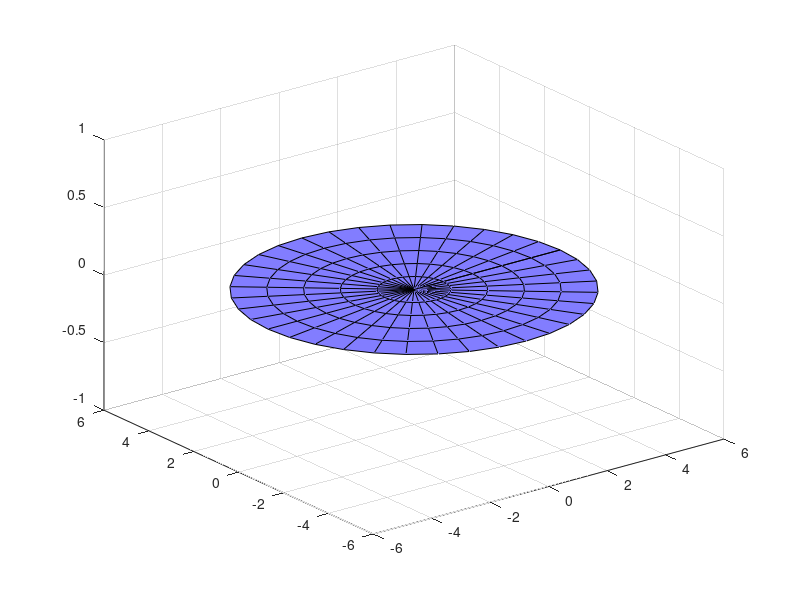

Write the MATLAB code that produced this figure. (Note: this script raises an error after producing the figure.)
%% Lab 3 by Cole Bardin     Section: 62
%% Systems of Linear Equations: Solutions and Visualization
%% Part A
%% Question 1: fprintf()
clc
% Set up A and b matrices
A = [1, 2, -3; 2, 1, -3];
b = [2; -2];
% Make augmented matrix
AM = [A, b];
% Print the size of the augmented matrix
fprintf("The size of the augmented matrix is: %d x %d\n", size(AM))
%% Question 2: rref()
clc
% Set up the A and b matrices
A = [1, 2, -3; 2, 1, -3];
b = [2; -2];
% Make the augmented matrix
AM = [A, b];
% Solve for rref of the augmented matrix
RAM = rref(AM);
% Display the RAM
disp("RAM =")
disp(RAM)
%% Question 3: Find the Pivots Programmatically
clc
% Set up the A and b matrices
A = [1, 2, -3; 2, 1, -3];
b = [2; -2];
% Make the augmented matrix
AM = [A, b];
% Solve for rref of the augmented matrix
RAM = rref(AM);
pivot_for_row1 = find(RAM(1,:), 1);
pivot_for_row2 = find(RAM(2,:), 1);
% Display results
fprintf("Pivot for row 1 is in column %d\nPivot for row 2 is in column %d\n", pivot_for_row1, pivot_for_row2)
%% Question 4: Write the solutions manually
clc
%{
    The basic variables are: x1 and x2
    The free variable is: x3
    The solution can be writte: x1=x3-2, x2=x3+2, x3=x3, where x3 is free
%}
%% Part B
%% Questions 5-6: 3D-Plot of the solutions
% Starter code with reference plane and axes in green.
clc, close all
figure
% Set up A and b matrices
A = [1, 2, -3; 2, 1, -3];
b = [2; -2];
% Make augmented matrix
AM = [A, b];
RAM_1 = rref(AM);
disp("RAM_1 =")
disp(RAM_1)
% Choose POLAR or CARTESIAN coordinates
use_polar_coordinates = true; % options: true (polar) or false (cartesian)
% Choose a colormap.
% try other colormaps such as cool, hot, hsv, prism, flag, jet, parula, lines
colormap cool
% choose preferred shading for surface plots
shading faceted % Shading methods are faceted, flat, and interp.
L = 5; % A default limit so we can easily control the axes.
% Set up a grid for each 3D plot.
x = -L : 1 : L; % x will range from -L to L.
y = -L : 1 : L; % y will range from -L to L.
[X,Y] = meshgrid(x,y);
% polar coordinates will be used instead, if you set use_polar_coordinates = true
if use_polar_coordinates
    [rad,theta] = meshgrid(0:1:5, 0:2*pi/36: (2*pi) );
    X = rad.*cos(theta);
    Y = rad.*sin(theta);
    Z = 0*X;
end
base = surf(X,Y,0*X + 0*Y); % Draw the xy plane. It's equation is z = 0.
hold on
grid on
% add some transparency to the base (xy-plane) for reference
base.set('facealpha', 0.4); base.set('edgealpha', 0.15);
base.set('facecolor', 'green');
darkgreen = [0 0.5 0 ];
% Adjust the axes limits for optimal view
L = L + 1;
zmin = -L; zmax = +L; % these have to be set by trial and error.
axis([-L, L, -L, L, zmin, zmax]) % set all three axis limits - we are in three space
axis equal
% Plot the coordinate axis in the background as reference objects
t = [-1, 1]; % used to compute endpoints along each axis
% plot the x-axis
x = L*t; y = 0*t; z = 0*t;
plot3( x, y, z, 'color', darkgreen, 'LineWidth', 3)
% plot the y-axis
x = 0*t; y = L*t; z = 0*t;
plot3( x, y, z, 'color', darkgreen, 'LineWidth', 3)
% plot the z-axis
x = 0*t; y = 0*t; z = [zmin, zmax];
plot3( x, y, z, 'color', darkgreen, 'LineWidth', 3)
set(gca, 'FontSize', 20)
% Add one reference marker at the tip of the positive x-axis.
plot3( L, 0, 0, 'bd', 'MarkerSize', 9, 'MarkerFaceColor', 'red')
% Add one reference marker at the tip of the positive y-axis.
plot3( 0, L, 0, 'bd', 'MarkerSize', 9, 'MarkerFaceColor', 'green')
% Add one reference marker at the tip of the positive z-axis.
plot3( 0, 0, zmax, 'bd', 'MarkerSize', 9, 'MarkerFaceColor', 'blue')
view([120, 20])

% My code:
% Make all label and text objects for plot
xlabel = 'x';
ylabel = 'y';
zlabel = 'z';
title = 'Visualization of a System of Equations';

% Define the vectors
z = -4 : 0.5 : 4;
x = z - 2;
y = z + 2;

% Plotting in 3D.
solution_set_as_line = plot3(x, y, z, 'blue-', 'LineWidth', 4);
solution_set_as_points = plot3(x, y, z, 'blueo', 'LineWidth', 1);
solution_set_as_points.set('MarkerFaceColor', 'yellow', 'MarkerSize', 12)

% Two ways to adjust the view, manually and programatically.
rotate3d on; view([100,10]); axis equal;

% Make figure full screen
set(gcf, 'Units', 'Normalized', 'OuterPosition', [0, 0.04, 1, 0.96]);
% Question 7-8 - Use surf command to show the two planes
% The meshgrid defined by arrays X and Y is still defined.
% We will use this to show each plane as a surface plot.
% First plane
a1 = A(1,1); a2 = A(1,2); a3 = A(1,3); d = b(1);
Z = (d - a1 * X - a2 * Y)/a3;
p1 = surf(X,Y,Z); % Draw the plane defined by the first equation.
p1.set('facealpha', 0.40); % Make the surface plot partially transparent.

% Students should add the second plane here.
% Access second row of coefficients
a1 = A(2,1); a2 = A(2,2); a3 = A(2,3); d = b(2); 
% Create new Z variable for new plane
Z = (d - a1 * X - a2 * Y)/a3;
% Plot it with surf()
p2 = surf(X,Y,Z);
% Make plane transparent
p2.set('facealpha', 0.40);

% Question 9: Adding Two Test Planes
% Part a)
% Add them to the 3d-plot using the fill3 command.
P1 = [ 4; 0; +5];
P2 = [ 4; 0; -5];
P3 = [ 0; -4; -5];
P4 = [ 0; -4; +5];
rect1 = [P1 P2 P3 P4];
X = rect1(1, :); Y = rect1(2, :); Z = rect1(3, :);
plot3(X, Y, Z, 'bo', 'MarkerSize', 12 , 'MarkerFaceColor', 'cyan')
rectangle = fill3(X, Y, Z, 'blue:');
rectangle.set('facealpha', 0.4)
% Add another plane on the plot
Q1 = [ 0; 4; +5];
Q2 = [ 0; 4; -5];
Q3 = [ -4; 0; -5];
Q4 = [ -4; 0; +5];
rect2 = [Q1 Q2 Q3 Q4];
X = rect2(1, :); Y = rect2(2, :); Z = rect2(3, :);
plot3(X, Y, Z, 'bo', 'MarkerSize', 12 , 'MarkerFaceColor', 'red')
rectangle = fill3(X, Y, Z, 'magenta:');
rectangle.set('facealpha', 0.4)

% System 2
% Set up A and b matrices
A = [1, 2, -3; 2, 1, -3; 1, -1, 0];
b = [2; -2; 4];
% Make augmented matrix
AM = [A, b];

RAM_2 = rref(AM);
disp("RAM_2 =")
disp(RAM_2)

% System 3
% Set up A and b matrices
A = [1, 2, -3; 2, 1, -3; 1, -1, 0];
b = [2; -2; -4];
% Make augmented matrix
AM = [A, b];

RAM_3 = rref(AM);
disp("RAM_3 =")
disp(RAM_3)